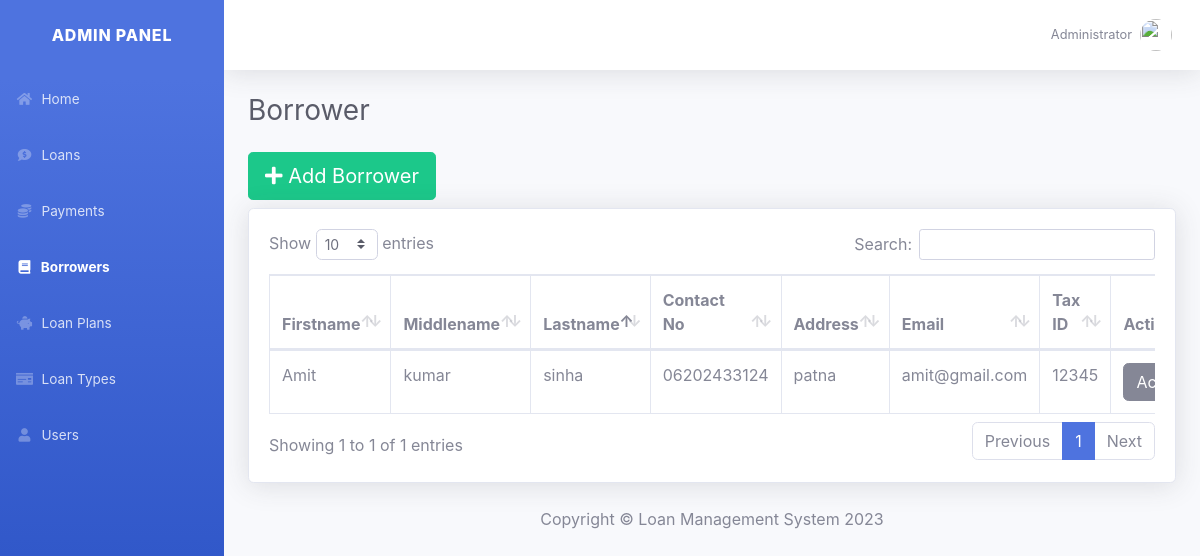
The page /borrower.php (signed in) on the database its author committed.
### tables this page shows
CREATE TABLE `user` (
  `user_id` int(11) NOT NULL,
  `username` varchar(30) NOT NULL,
  `password` varchar(30) NOT NULL,
  `firstname` text NOT NULL,
  `lastname` text NOT NULL
);

CREATE TABLE `borrower` (
  `borrower_id` int(11) NOT NULL,
  `firstname` varchar(100) NOT NULL,
  `middlename` varchar(100) NOT NULL,
  `lastname` varchar(100) NOT NULL,
  `contact_no` varchar(15) NOT NULL,
  `address` text NOT NULL,
  `email` varchar(30) NOT NULL,
  `tax_id` varchar(20) NOT NULL
);

### config.php (called while the page is built, shortened)
<?php
	class db_connect{
		public $host = db_host;
		public $user = db_user;
		public $pass = db_pass;
		public $name = db_name;
		public function connect(){
			$this->conn = new mysqli($this->host, $this->user, $this->pass, $this->name);
		}
	}
?>

### class.php (called while the page is built, shortened)
<?php
	require_once'config.php';
	class db_class extends db_connect{
		public function user_acc($user_id){
			$query=$this->conn->prepare("SELECT * FROM `user` WHERE `user_id`='$user_id'") or die($this->conn->error);
			if($query->execute()){
				$result=$query->get_result();
				$fetch=$result->fetch_array();
				return $fetch['firstname']." ".$fetch['lastname'];
			}
		}
		public function display_borrower(){
			$query=$this->conn->prepare("SELECT * FROM `borrower`") or die($this->conn->error);
			if($query->execute()){
				$result = $query->get_result();
				return $result;
			}
		}
	}
?>

### borrower.php (the view, shortened to what this page needs)
<?php
	require_once'class.php';
	$db=new db_class();
?>
<!DOCTYPE html>
<html lang="en">
<head>
    <link href="fontawesome-free/css/all.min.css" rel="stylesheet" type="text/css">
    <link href="css/sb-admin-2.css" rel="stylesheet">
    <link href="css/dataTables.bootstrap4.css" rel="stylesheet">
</head>
<body id="page-top">
    <div id="wrapper">
        <ul class="navbar-nav bg-gradient-primary sidebar sidebar-dark accordion" id="accordionSidebar">
            <a class="sidebar-brand d-flex align-items-center justify-content-center" href="home.php">
                <div class="sidebar-brand-text mx-3">ADMIN PANEL</div>
            </a>
            <li class="nav-item">
                <a class="nav-link" href="home.php">
                    <i class="fas fa-fw fa-home"></i>
                    <span>Home</span></a>
            </li>
			<li class="nav-item">
                <a class="nav-link" href="loan.php">
                    <i class="fas fa-fw fas fa-comment-dollar"></i>
                    <span>Loans</span></a>
            </li>
			<li class="nav-item">
                <a class="nav-link" href="payment.php">
                    <i class="fas fa-fw fas fa-coins"></i>
                    <span>Payments</span></a>
            </li>
			<li class="nav-item active">
                <a class="nav-link" href="borrower.php">
                    <i class="fas fa-fw fas fa-book"></i>
                    <span>Borrowers</span></a>
            </li>
			<li class="nav-item">
                <a class="nav-link" href="loan_plan.php">
                    <i class="fas fa-fw fa-piggy-bank"></i>
                    <span>Loan Plans</span></a>
            </li>
			<li class="nav-item">
                <a class="nav-link" href="loan_type.php">
                    <i class="fas fa-fw fa-money-check"></i>
                    <span>Loan Types</span></a>
            </li>
			<li class="nav-item">
                <a class="nav-link" href="user.php">
                    <i class="fas fa-fw fa-user"></i>
                    <span>Users</span></a>
            </li>
        </ul>
        <div id="content-wrapper" class="d-flex flex-column">
            <div id="content">
                <nav class="navbar navbar-expand navbar-light bg-white topbar mb-4 static-top shadow">
                    <ul class="navbar-nav ml-auto">
                        <li class="nav-item dropdown no-arrow">
                            <a class="nav-link dropdown-toggle" href="#" id="userDropdown" role="button"
                                data-toggle="dropdown" aria-haspopup="true" aria-expanded="false">
                                <span class="mr-2 d-none d-lg-inline text-gray-600 small"><?php echo $db->user_acc($_SESSION['user_id'])?></span>
                                <img class="img-profile rounded-circle"
                                    src="image/admin_profile.svg">
                            </a>
                        </li>
                    </ul>
                </nav>
                <div class="container-fluid">
                    <div class="d-sm-flex align-items-center justify-content-between mb-4">
                        <h1 class="h3 mb-0 text-gray-800">Borrower</h1>
                    </div>
					<button class="mb-2 btn btn-lg btn-success" href="#" data-toggle="modal" data-target="#addModal"><span class="fa fa-plus"></span> Add  Borrower</button>
                    <div class="card shadow mb-4">
                        <div class="card-body">
                            <div class="table-responsive">
                                <table class="table table-bordered" id="dataTable" width="100%" cellspacing="0">
                                    <thead>
                                        <tr>
                                            <th>Firstname</th>
                                            <th>Middlename</th>
                                            <th>Lastname</th>
                                            <th>Contact No</th>
                                            <th>Address</th>
                                            <th>Email</th>
                                            <th>Tax ID</th>
                                            <th>Action</th>
                                        </tr>
                                    </thead>
                                    <tbody>
										<?php
											$tbl_borrower=$db->display_borrower();
											while($fetch=$tbl_borrower->fetch_array()){
										?>
                                        <tr>
                                            <td><?php echo $fetch['firstname']?></td>
                                            <td><?php echo $fetch['middlename']?></td>
                                            <td><?php echo $fetch['lastname']?></td>
                                            <td><?php echo $fetch['contact_no']?></td>
                                            <td><?php echo $fetch['address']?></td>
                                            <td><?php echo $fetch['email']?></td>
                                            <td><?php echo $fetch['tax_id']?></td>
                                            <td>
												<div class="dropdown">
													<button class="btn btn-secondary dropdown-toggle" type="button" id="dropdownMenuButton" data-toggle="dropdown" aria-haspopup="true" aria-expanded="false">
														Action
													</button>
												</div>
											</td>
                                        </tr>
										<?php
											}
										?>
                                    </tbody>
                                </table>
                            </div>
						</div>
                    </div>
				</div>
            <footer class="stocky-footer">
                <div class="container my-auto">
                    <div class="copyright text-center my-auto">
                        <span>Copyright &copy; Loan Management System <?php echo date("Y")?></span>
                    </div>
                </div>
            </footer>
        </div>
    </div>
</body>
</html>

### rows shown on the page
user: $db->user_acc($_SESSION['user_id']) "Administrator"
borrower: firstname "Amit", middlename "kumar", lastname "sinha", contact_no "06202433124", address "patna", email "amit@gmail.com", tax "12345"
